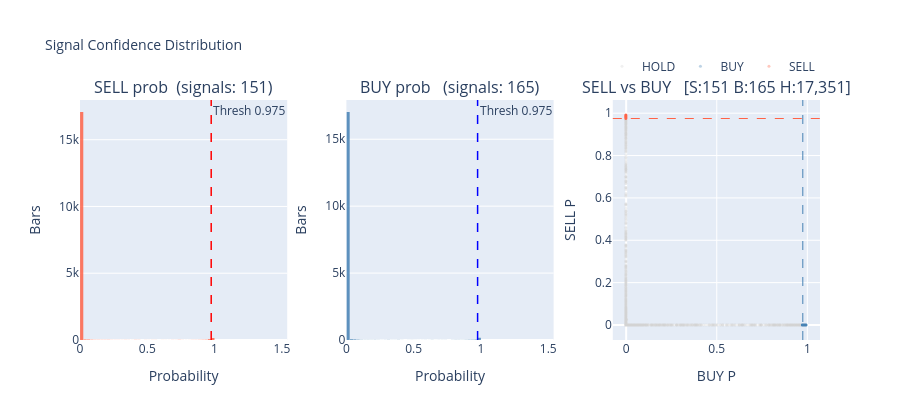

Source (notebook cell):
### Code cell
# Signal Confidence Distribution
n_buy  = (preds['raw_signal'] ==  1).sum()
n_sell = (preds['raw_signal'] == -1).sum()
n_hold = (preds['raw_signal'] ==  0).sum()
bins   = dict(start=0, end=1, size=0.025)

fig = make_subplots(rows=1, cols=3,
    subplot_titles=(
        f'SELL prob  (signals: {n_sell:,})',
        f'BUY prob   (signals: {n_buy:,})',
        f'SELL vs BUY   [S:{n_sell:,} B:{n_buy:,} H:{n_hold:,}]',
    ),
    horizontal_spacing=0.08,
)

fig.add_trace(go.Histogram(x=preds['sell_prob'], xbins=bins,
    marker_color='tomato', opacity=0.85, name='SELL', showlegend=False), row=1, col=1)
fig.add_vline(x=SELL_THRESHOLD, line=dict(color='red', dash='dash', width=1.5),
    annotation_text=f'Thresh {SELL_THRESHOLD}', annotation_position='top right', row=1, col=1)

fig.add_trace(go.Histogram(x=preds['buy_prob'], xbins=bins,
    marker_color='steelblue', opacity=0.85, name='BUY', showlegend=False), row=1, col=2)
fig.add_vline(x=BUY_THRESHOLD, line=dict(color='blue', dash='dash', width=1.5),
    annotation_text=f'Thresh {BUY_THRESHOLD}', annotation_position='top right', row=1, col=2)

colour_map = {1: 'steelblue', -1: 'tomato', 0: 'lightgrey'}
label_map  = {1: 'BUY',       -1: 'SELL',   0: 'HOLD'}
for sig_val in [0, 1, -1]:
    mask = preds['raw_signal'] == sig_val
    fig.add_trace(go.Scattergl(
        x=preds.loc[mask, 'buy_prob'], y=preds.loc[mask, 'sell_prob'],
        mode='markers', marker=dict(color=colour_map[sig_val], size=3, opacity=0.35),
        name=label_map[sig_val]), row=1, col=3)

fig.add_vline(x=BUY_THRESHOLD,  line=dict(color='steelblue', dash='dash', width=1), row=1, col=3)
fig.add_hline(y=SELL_THRESHOLD, line=dict(color='tomato',    dash='dash', width=1), row=1, col=3)

fig.update_layout(title_text='Signal Confidence Distribution', title_font_size=14,
                  height=420, bargap=0.05,
                  legend=dict(orientation='h', yanchor='bottom', y=1.08, xanchor='right', x=1))
fig.update_xaxes(title_text='Probability', row=1, col=1)
fig.update_xaxes(title_text='Probability', row=1, col=2)
fig.update_xaxes(title_text='BUY P', row=1, col=3)
fig.update_yaxes(title_text='Bars',  row=1, col=1)
fig.update_yaxes(title_text='Bars',  row=1, col=2)
fig.update_yaxes(title_text='SELL P', row=1, col=3)
fig.show()

### Figure 1 — Plotly figure (JSON) as saved in the notebook; plotly's stock layout.template omitted (floating-point values rounded to 4 significant figures; data arrays with more than 128 entries replaced by an {"elided": "..."} marker saying what was removed)
{"data": [{"marker": {"color": "tomato"}, "name": "SELL", "opacity": 0.85, "showlegend": false, "type": "histogram", "x": {"elided": "17667 float values"}, "xaxis": "x", "xbins": {"end": 1, "size": 0.025, "start": 0}, "yaxis": "y"}, {"marker": {"color": "steelblue"}, "name": "BUY", "opacity": 0.85, "showlegend": false, "type": "histogram", "x": {"elided": "17667 float values"}, "xaxis": "x2", "xbins": {"end": 1, "size": 0.025, "start": 0}, "yaxis": "y2"}, {"marker": {"color": "lightgrey", "opacity": 0.35, "size": 3}, "mode": "markers", "name": "HOLD", "type": "scattergl", "x": {"elided": "17351 float values"}, "xaxis": "x3", "y": {"elided": "17351 float values"}, "yaxis": "y3"}, {"marker": {"color": "steelblue", "opacity": 0.35, "size": 3}, "mode": "markers", "name": "BUY", "type": "scattergl", "x": {"elided": "165 float values"}, "xaxis": "x3", "y": {"elided": "165 float values"}, "yaxis": "y3"}, {"marker": {"color": "tomato", "opacity": 0.35, "size": 3}, "mode": "markers", "name": "SELL", "type": "scattergl", "x": {"elided": "151 float values"}, "xaxis": "x3", "y": {"elided": "151 float values"}, "yaxis": "y3"}], "layout": {"annotations": [{"font": {"size": 16}, "showarrow": false, "text": "SELL prob  (signals: 151)", "x": 0.14, "xanchor": "center", "xref": "paper", "y": 1, "yanchor": "bottom", "yref": "paper"}, {"font": {"size": 16}, "showarrow": false, "text": "BUY prob   (signals: 165)", "x": 0.5, "xanchor": "center", "xref": "paper", "y": 1, "yanchor": "bottom", "yref": "paper"}, {"font": {"size": 16}, "showarrow": false, "text": "SELL vs BUY   [S:151 B:165 H:17,351]", "x": 0.86, "xanchor": "center", "xref": "paper", "y": 1, "yanchor": "bottom", "yref": "paper"}, {"showarrow": false, "text": "Thresh 0.975", "x": 0.975, "xanchor": "left", "xref": "x", "y": 1, "yanchor": "top", "yref": "y domain"}, {"showarrow": false, "text": "Thresh 0.975", "x": 0.975, "xanchor": "left", "xref": "x2", "y": 1, "yanchor": "top", "yref": "y2 domain"}], "bargap": 0.05, "height": 420, "legend": {"orientation": "h", "x": 1, "xanchor": "right", "y": 1.08, "yanchor": "bottom"}, "shapes": [{"line": {"color": "red", "dash": "dash", "width": 1.5}, "type": "line", "x0": 0.975, "x1": 0.975, "xref": "x", "y0": 0, "y1": 1, "yref": "y domain"}, {"line": {"color": "blue", "dash": "dash", "width": 1.5}, "type": "line", "x0": 0.975, "x1": 0.975, "xref": "x2", "y0": 0, "y1": 1, "yref": "y2 domain"}, {"line": {"color": "steelblue", "dash": "dash", "width": 1}, "type": "line", "x0": 0.975, "x1": 0.975, "xref": "x3", "y0": 0, "y1": 1, "yref": "y3 domain"}, {"line": {"color": "tomato", "dash": "dash", "width": 1}, "type": "line", "x0": 0, "x1": 1, "xref": "x3 domain", "y0": 0.975, "y1": 0.975, "yref": "y3"}], "title": {"font": {"size": 14}, "text": "Signal Confidence Distribution"}, "xaxis": {"anchor": "y", "domain": [0, 0.28], "title": {"text": "Probability"}}, "xaxis2": {"anchor": "y2", "domain": [0.36, 0.64], "title": {"text": "Probability"}}, "xaxis3": {"anchor": "y3", "domain": [0.72, 1], "title": {"text": "BUY P"}}, "yaxis": {"anchor": "x", "domain": [0, 1], "title": {"text": "Bars"}}, "yaxis2": {"anchor": "x2", "domain": [0, 1], "title": {"text": "Bars"}}, "yaxis3": {"anchor": "x3", "domain": [0, 1], "title": {"text": "SELL P"}}}}
